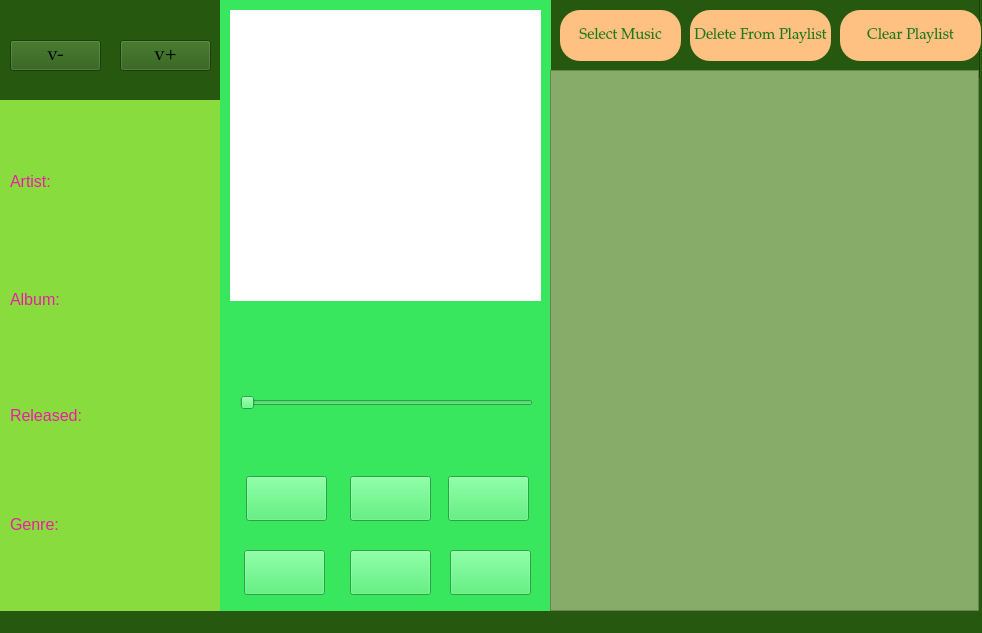
<?xml version="1.0" encoding="UTF-8"?>
<ui version="4.0">
 <class>SecondWindow</class>
 <widget class="QMainWindow" name="SecondWindow">
  <property name="geometry">
   <rect>
    <x>0</x>
    <y>0</y>
    <width>982</width>
    <height>633</height>
   </rect>
  </property>
  <property name="windowTitle">
   <string>MusicPlayer</string>
  </property>
  <property name="styleSheet">
   <string notr="true">background-color: rgb(38, 88, 15);</string>
  </property>
  <widget class="QWidget" name="centralwidget">
   <widget class="QLabel" name="detail_label">
    <property name="geometry">
     <rect>
      <x>0</x>
      <y>100</y>
      <width>221</width>
      <height>511</height>
     </rect>
    </property>
    <property name="styleSheet">
     <string notr="true">background-color: rgb(136, 220, 61);</string>
    </property>
    <property name="text">
     <string/>
    </property>
   </widget>
   <widget class="QLabel" name="label_3">
    <property name="geometry">
     <rect>
      <x>220</x>
      <y>0</y>
      <width>331</width>
      <height>611</height>
     </rect>
    </property>
    <property name="styleSheet">
     <string notr="true">background-color: rgb(57, 231, 95);</string>
    </property>
    <property name="text">
     <string/>
    </property>
   </widget>
   <widget class="QLabel" name="image_label">
    <property name="geometry">
     <rect>
      <x>230</x>
      <y>10</y>
      <width>311</width>
      <height>291</height>
     </rect>
    </property>
    <property name="styleSheet">
     <string notr="true">background-color: rgb(255, 255, 255);</string>
    </property>
    <property name="text">
     <string/>
    </property>
    <property name="pixmap">
     <pixmap>41ZYmSCDO4L._AC_SY580_.jpg</pixmap>
    </property>
   </widget>
   <widget class="QLabel" name="track_label">
    <property name="geometry">
     <rect>
      <x>240</x>
      <y>320</y>
      <width>291</width>
      <height>31</height>
     </rect>
    </property>
    <property name="font">
     <font>
      <family>Palatino Linotype</family>
      <pointsize>12</pointsize>
     </font>
    </property>
    <property name="cursor">
     <cursorShape>SizeVerCursor</cursorShape>
    </property>
    <property name="styleSheet">
     <string notr="true">background-color: rgb(57, 231, 95);
color: rgb(255, 158, 165);
color: rgb(209, 50, 69);</string>
    </property>
    <property name="text">
     <string/>
    </property>
    <property name="alignment">
     <set>Qt::AlignCenter</set>
    </property>
   </widget>
   <widget class="QPushButton" name="preview_pushButton">
    <property name="geometry">
     <rect>
      <x>246</x>
      <y>476</y>
      <width>81</width>
      <height>45</height>
     </rect>
    </property>
    <property name="font">
     <font>
      <family>Palatino Linotype</family>
      <pointsize>10</pointsize>
     </font>
    </property>
    <property name="cursor">
     <cursorShape>PointingHandCursor</cursorShape>
    </property>
    <property name="styleSheet">
     <string notr="true">background-color: rgb(57, 231, 95);
</string>
    </property>
    <property name="text">
     <string/>
    </property>
    <property name="icon">
     <iconset>
      <normaloff>images/icons/icons/preview5.jpg</normaloff>images/icons/icons/preview5.jpg</iconset>
    </property>
    <property name="iconSize">
     <size>
      <width>69</width>
      <height>68</height>
     </size>
    </property>
    <property name="flat">
     <bool>false</bool>
    </property>
   </widget>
   <widget class="QSlider" name="horizontalSlider">
    <property name="geometry">
     <rect>
      <x>240</x>
      <y>392</y>
      <width>293</width>
      <height>22</height>
     </rect>
    </property>
    <property name="cursor">
     <cursorShape>ClosedHandCursor</cursorShape>
    </property>
    <property name="styleSheet">
     <string notr="true">background-color: rgb(57, 231, 95);</string>
    </property>
    <property name="orientation">
     <enum>Qt::Horizontal</enum>
    </property>
   </widget>
   <widget class="QPushButton" name="loc_pushButton">
    <property name="geometry">
     <rect>
      <x>560</x>
      <y>10</y>
      <width>121</width>
      <height>51</height>
     </rect>
    </property>
    <property name="font">
     <font>
      <family>Palatino Linotype</family>
      <pointsize>11</pointsize>
     </font>
    </property>
    <property name="cursor">
     <cursorShape>PointingHandCursor</cursorShape>
    </property>
    <property name="styleSheet">
     <string notr="true">background-color: rgb(255, 193, 130);
color: rgb(20, 125, 27);
border-radius: 20px;</string>
    </property>
    <property name="text">
     <string>Select Music</string>
    </property>
   </widget>
   <widget class="QPushButton" name="del_pushButton">
    <property name="geometry">
     <rect>
      <x>690</x>
      <y>10</y>
      <width>141</width>
      <height>51</height>
     </rect>
    </property>
    <property name="font">
     <font>
      <family>Palatino Linotype</family>
      <pointsize>11</pointsize>
     </font>
    </property>
    <property name="cursor">
     <cursorShape>PointingHandCursor</cursorShape>
    </property>
    <property name="styleSheet">
     <string notr="true">background-color: rgb(255, 193, 130);
color: rgb(20, 125, 27);
border-radius: 20px;</string>
    </property>
    <property name="text">
     <string>Delete From Playlist</string>
    </property>
   </widget>
   <widget class="QPushButton" name="pause_pushButton">
    <property name="geometry">
     <rect>
      <x>350</x>
      <y>550</y>
      <width>81</width>
      <height>45</height>
     </rect>
    </property>
    <property name="font">
     <font>
      <family>Palatino Linotype</family>
      <pointsize>10</pointsize>
     </font>
    </property>
    <property name="cursor">
     <cursorShape>PointingHandCursor</cursorShape>
    </property>
    <property name="styleSheet">
     <string notr="true">background-color: rgb(57, 231, 95);
</string>
    </property>
    <property name="text">
     <string/>
    </property>
    <property name="icon">
     <iconset>
      <normaloff>images/icons/icons/puase555.jpg</normaloff>images/icons/icons/puase555.jpg</iconset>
    </property>
    <property name="iconSize">
     <size>
      <width>69</width>
      <height>68</height>
     </size>
    </property>
    <property name="flat">
     <bool>false</bool>
    </property>
   </widget>
   <widget class="QPushButton" name="play_pushButton">
    <property name="geometry">
     <rect>
      <x>350</x>
      <y>476</y>
      <width>81</width>
      <height>45</height>
     </rect>
    </property>
    <property name="font">
     <font>
      <family>Palatino Linotype</family>
      <pointsize>10</pointsize>
     </font>
    </property>
    <property name="cursor">
     <cursorShape>PointingHandCursor</cursorShape>
    </property>
    <property name="styleSheet">
     <string notr="true">background-color: rgb(57, 231, 95);


</string>
    </property>
    <property name="text">
     <string/>
    </property>
    <property name="icon">
     <iconset>
      <normaloff>images/icons/icons/play555.jpg</normaloff>images/icons/icons/play555.jpg</iconset>
    </property>
    <property name="iconSize">
     <size>
      <width>68</width>
      <height>69</height>
     </size>
    </property>
    <property name="flat">
     <bool>false</bool>
    </property>
   </widget>
   <widget class="QPushButton" name="next_pushButton">
    <property name="geometry">
     <rect>
      <x>448</x>
      <y>476</y>
      <width>81</width>
      <height>45</height>
     </rect>
    </property>
    <property name="font">
     <font>
      <family>Palatino Linotype</family>
      <pointsize>10</pointsize>
     </font>
    </property>
    <property name="cursor">
     <cursorShape>PointingHandCursor</cursorShape>
    </property>
    <property name="styleSheet">
     <string notr="true">background-color: rgb(57, 231, 95);
</string>
    </property>
    <property name="text">
     <string/>
    </property>
    <property name="icon">
     <iconset>
      <normaloff>images/icons/icons/next555.jpg</normaloff>images/icons/icons/next555.jpg</iconset>
    </property>
    <property name="iconSize">
     <size>
      <width>68</width>
      <height>69</height>
     </size>
    </property>
    <property name="flat">
     <bool>false</bool>
    </property>
   </widget>
   <widget class="QPushButton" name="stop_pushButton">
    <property name="geometry">
     <rect>
      <x>450</x>
      <y>550</y>
      <width>81</width>
      <height>45</height>
     </rect>
    </property>
    <property name="font">
     <font>
      <family>Palatino Linotype</family>
      <pointsize>10</pointsize>
     </font>
    </property>
    <property name="cursor">
     <cursorShape>PointingHandCursor</cursorShape>
    </property>
    <property name="styleSheet">
     <string notr="true">background-color: rgb(57, 231, 95);
</string>
    </property>
    <property name="text">
     <string/>
    </property>
    <property name="icon">
     <iconset>
      <normaloff>images/icons/icons/stop.jpg</normaloff>images/icons/icons/stop.jpg</iconset>
    </property>
    <property name="iconSize">
     <size>
      <width>69</width>
      <height>68</height>
     </size>
    </property>
    <property name="flat">
     <bool>false</bool>
    </property>
   </widget>
   <widget class="QPushButton" name="repeat_pushButton">
    <property name="geometry">
     <rect>
      <x>244</x>
      <y>550</y>
      <width>81</width>
      <height>45</height>
     </rect>
    </property>
    <property name="font">
     <font>
      <family>Palatino Linotype</family>
      <pointsize>10</pointsize>
     </font>
    </property>
    <property name="cursor">
     <cursorShape>PointingHandCursor</cursorShape>
    </property>
    <property name="styleSheet">
     <string notr="true">background-color: rgb(57, 231, 95);
</string>
    </property>
    <property name="text">
     <string/>
    </property>
    <property name="icon">
     <iconset>
      <normaloff>images/icons/icons/oooo.jpg</normaloff>images/icons/icons/oooo.jpg</iconset>
    </property>
    <property name="iconSize">
     <size>
      <width>69</width>
      <height>68</height>
     </size>
    </property>
    <property name="flat">
     <bool>false</bool>
    </property>
   </widget>
   <widget class="Line" name="line">
    <property name="geometry">
     <rect>
      <x>970</x>
      <y>-3</y>
      <width>20</width>
      <height>81</height>
     </rect>
    </property>
    <property name="orientation">
     <enum>Qt::Vertical</enum>
    </property>
   </widget>
   <widget class="QLabel" name="album_label">
    <property name="geometry">
     <rect>
      <x>10</x>
      <y>269</y>
      <width>191</width>
      <height>61</height>
     </rect>
    </property>
    <property name="font">
     <font>
      <pointsize>12</pointsize>
     </font>
    </property>
    <property name="styleSheet">
     <string notr="true">background-color: rgb(136, 220, 61);
color: rgb(236, 29, 164);</string>
    </property>
    <property name="text">
     <string>Album:   </string>
    </property>
   </widget>
   <widget class="QLabel" name="released_label">
    <property name="geometry">
     <rect>
      <x>10</x>
      <y>385</y>
      <width>191</width>
      <height>61</height>
     </rect>
    </property>
    <property name="font">
     <font>
      <pointsize>12</pointsize>
     </font>
    </property>
    <property name="styleSheet">
     <string notr="true">background-color: rgb(136, 220, 61);
color: rgb(236, 29, 164);</string>
    </property>
    <property name="text">
     <string>Released: </string>
    </property>
   </widget>
   <widget class="QLabel" name="genre_label">
    <property name="geometry">
     <rect>
      <x>10</x>
      <y>494</y>
      <width>191</width>
      <height>61</height>
     </rect>
    </property>
    <property name="font">
     <font>
      <pointsize>12</pointsize>
     </font>
    </property>
    <property name="styleSheet">
     <string notr="true">background-color: rgb(136, 220, 61);
color: rgb(236, 29, 164);</string>
    </property>
    <property name="text">
     <string>Genre:  </string>
    </property>
   </widget>
   <widget class="QPushButton" name="clear_pushButton">
    <property name="geometry">
     <rect>
      <x>840</x>
      <y>10</y>
      <width>141</width>
      <height>51</height>
     </rect>
    </property>
    <property name="font">
     <font>
      <family>Palatino Linotype</family>
      <pointsize>11</pointsize>
     </font>
    </property>
    <property name="cursor">
     <cursorShape>PointingHandCursor</cursorShape>
    </property>
    <property name="styleSheet">
     <string notr="true">background-color: rgb(255, 193, 130);
color: rgb(20, 125, 27);
border-radius: 20px;</string>
    </property>
    <property name="text">
     <string>Clear Playlist</string>
    </property>
   </widget>
   <widget class="QListWidget" name="listWidget">
    <property name="geometry">
     <rect>
      <x>550</x>
      <y>70</y>
      <width>429</width>
      <height>541</height>
     </rect>
    </property>
    <property name="styleSheet">
     <string notr="true">background-color: rgb(135, 171, 105);</string>
    </property>
   </widget>
   <widget class="QLabel" name="artist_label">
    <property name="geometry">
     <rect>
      <x>10</x>
      <y>151</y>
      <width>191</width>
      <height>61</height>
     </rect>
    </property>
    <property name="font">
     <font>
      <pointsize>12</pointsize>
     </font>
    </property>
    <property name="styleSheet">
     <string notr="true">background-color: rgb(136, 220, 61);
color: rgb(236, 29, 164);</string>
    </property>
    <property name="text">
     <string>Artist:  </string>
    </property>
   </widget>
   <widget class="QLabel" name="volume_label">
    <property name="geometry">
     <rect>
      <x>100</x>
      <y>40</y>
      <width>21</width>
      <height>29</height>
     </rect>
    </property>
    <property name="styleSheet">
     <string notr="true">background-color: rgb(38, 88, 15);</string>
    </property>
    <property name="frameShape">
     <enum>QFrame::NoFrame</enum>
    </property>
    <property name="frameShadow">
     <enum>QFrame::Sunken</enum>
    </property>
    <property name="lineWidth">
     <number>1</number>
    </property>
    <property name="text">
     <string/>
    </property>
    <property name="pixmap">
     <pixmap>images/icons/icons/speaker-volume.png</pixmap>
    </property>
   </widget>
   <widget class="QPushButton" name="vplus_pushButton">
    <property name="geometry">
     <rect>
      <x>10</x>
      <y>40</y>
      <width>91</width>
      <height>31</height>
     </rect>
    </property>
    <property name="font">
     <font>
      <family>Palatino Linotype</family>
      <pointsize>14</pointsize>
     </font>
    </property>
    <property name="cursor">
     <cursorShape>PointingHandCursor</cursorShape>
    </property>
    <property name="styleSheet">
     <string notr="true">background-color: rgb(38, 88, 15);</string>
    </property>
    <property name="text">
     <string>v-</string>
    </property>
    <property name="iconSize">
     <size>
      <width>69</width>
      <height>68</height>
     </size>
    </property>
    <property name="flat">
     <bool>false</bool>
    </property>
   </widget>
   <widget class="QPushButton" name="vminus_pushButton">
    <property name="geometry">
     <rect>
      <x>120</x>
      <y>40</y>
      <width>91</width>
      <height>31</height>
     </rect>
    </property>
    <property name="font">
     <font>
      <family>Palatino Linotype</family>
      <pointsize>14</pointsize>
     </font>
    </property>
    <property name="cursor">
     <cursorShape>PointingHandCursor</cursorShape>
    </property>
    <property name="styleSheet">
     <string notr="true">background-color: rgb(38, 88, 15);</string>
    </property>
    <property name="text">
     <string>v+</string>
    </property>
    <property name="iconSize">
     <size>
      <width>69</width>
      <height>68</height>
     </size>
    </property>
    <property name="flat">
     <bool>false</bool>
    </property>
   </widget>
  </widget>
  <widget class="QStatusBar" name="statusbar"/>
 </widget>
 <resources/>
 <connections/>
</ui>
